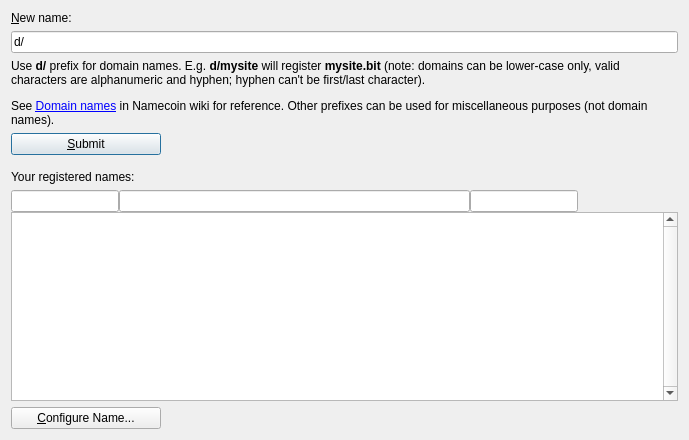
<?xml version="1.0" encoding="UTF-8"?>
<ui version="4.0">
 <class>ManageNamesPage</class>
 <widget class="QWidget" name="ManageNamesPage">
  <property name="geometry">
   <rect>
    <x>0</x>
    <y>0</y>
    <width>689</width>
    <height>440</height>
   </rect>
  </property>
  <property name="windowTitle">
   <string>Manage Names</string>
  </property>
  <layout class="QHBoxLayout" name="horizontalLayout">
   <item>
    <layout class="QVBoxLayout" name="verticalLayout">
     <item>
      <widget class="QLabel" name="label_4">
       <property name="sizePolicy">
        <sizepolicy hsizetype="Preferred" vsizetype="Maximum">
         <horstretch>0</horstretch>
         <verstretch>0</verstretch>
        </sizepolicy>
       </property>
       <property name="text">
        <string>&amp;New name:</string>
       </property>
       <property name="alignment">
        <set>Qt::AlignLeading|Qt::AlignLeft|Qt::AlignVCenter</set>
       </property>
       <property name="buddy">
        <cstring>registerName</cstring>
       </property>
      </widget>
     </item>
     <item>
      <widget class="QValidatedLineEdit" name="registerName">
       <property name="toolTip">
        <string>Enter a name or domain name (prefixed with d/) to be registered via Namecoin.</string>
       </property>
       <property name="text">
        <string notr="true">d/</string>
       </property>
      </widget>
     </item>
     <item>
      <widget class="QLabel" name="label">
       <property name="sizePolicy">
        <sizepolicy hsizetype="Preferred" vsizetype="Preferred">
         <horstretch>0</horstretch>
         <verstretch>0</verstretch>
        </sizepolicy>
       </property>
       <property name="text">
        <string>&lt;html&gt;&lt;head/&gt;&lt;body&gt;&lt;p&gt;Use &lt;span style=&quot; font-weight:600;&quot;&gt;d/&lt;/span&gt; prefix for domain names. E.g. &lt;span style=&quot; font-weight:600;&quot;&gt;d/mysite&lt;/span&gt; will register &lt;span style=&quot; font-weight:600;&quot;&gt;mysite.bit&lt;/span&gt; (note: domains can be lower-case only, valid characters are alphanumeric and hyphen; hyphen can't be first/last character).&lt;/p&gt;&lt;p&gt;See &lt;a href=&quot;http://dot-bit.org/Namespace:Domain_names&quot;&gt;&lt;span style=&quot; text-decoration: underline; color:#0000ff;&quot;&gt;Domain names&lt;/span&gt;&lt;/a&gt; in Namecoin wiki for reference. Other prefixes can be used for miscellaneous purposes (not domain names).&lt;/p&gt;&lt;/body&gt;&lt;/html&gt;</string>
       </property>
       <property name="textFormat">
        <enum>Qt::RichText</enum>
       </property>
       <property name="wordWrap">
        <bool>true</bool>
       </property>
       <property name="openExternalLinks">
        <bool>true</bool>
       </property>
      </widget>
     </item>
     <item>
      <widget class="QPushButton" name="submitNameButton">
       <property name="sizePolicy">
        <sizepolicy hsizetype="Fixed" vsizetype="Fixed">
         <horstretch>0</horstretch>
         <verstretch>0</verstretch>
        </sizepolicy>
       </property>
       <property name="minimumSize">
        <size>
         <width>150</width>
         <height>0</height>
        </size>
       </property>
       <property name="toolTip">
        <string>Confirm the new name action. Sends name_new transaction
to the network and creates a pending name_firstupdate transaction.</string>
       </property>
       <property name="text">
        <string>&amp;Submit</string>
       </property>
       <property name="icon">
        <iconset resource="../bitcoin.qrc">
         <normaloff>:/icons/send</normaloff>:/icons/send</iconset>
       </property>
       <property name="default">
        <bool>true</bool>
       </property>
      </widget>
     </item>
     <item>
      <spacer name="verticalSpacer">
       <property name="orientation">
        <enum>Qt::Vertical</enum>
       </property>
       <property name="sizeType">
        <enum>QSizePolicy::Maximum</enum>
       </property>
       <property name="sizeHint" stdset="0">
        <size>
         <width>20</width>
         <height>12</height>
        </size>
       </property>
      </spacer>
     </item>
     <item>
      <widget class="QLabel" name="label_5">
       <property name="sizePolicy">
        <sizepolicy hsizetype="Preferred" vsizetype="Maximum">
         <horstretch>0</horstretch>
         <verstretch>0</verstretch>
        </sizepolicy>
       </property>
       <property name="text">
        <string>Your registered names:</string>
       </property>
       <property name="alignment">
        <set>Qt::AlignLeading|Qt::AlignLeft|Qt::AlignVCenter</set>
       </property>
       <property name="buddy">
        <cstring>tableView</cstring>
       </property>
      </widget>
     </item>
     <item>
      <layout class="QVBoxLayout" name="verticalLayout_2">
       <property name="spacing">
        <number>0</number>
       </property>
       <item>
        <layout class="QHBoxLayout" name="horizontalLayout_2">
         <property name="spacing">
          <number>0</number>
         </property>
         <item>
          <widget class="QValidatedLineEdit" name="nameFilter">
           <property name="sizePolicy">
            <sizepolicy hsizetype="Fixed" vsizetype="Fixed">
             <horstretch>0</horstretch>
             <verstretch>0</verstretch>
            </sizepolicy>
           </property>
           <property name="toolTip">
            <string>Enter part of name to search for</string>
           </property>
           <property name="text">
            <string notr="true"/>
           </property>
          </widget>
         </item>
         <item>
          <widget class="QValidatedLineEdit" name="valueFilter">
           <property name="toolTip">
            <string>Enter part of value to search for</string>
           </property>
           <property name="text">
            <string notr="true"/>
           </property>
          </widget>
         </item>
         <item>
          <widget class="QValidatedLineEdit" name="addressFilter">
           <property name="sizePolicy">
            <sizepolicy hsizetype="Fixed" vsizetype="Fixed">
             <horstretch>0</horstretch>
             <verstretch>0</verstretch>
            </sizepolicy>
           </property>
           <property name="toolTip">
            <string>Enter Namecoin address (or prefix of it)</string>
           </property>
           <property name="text">
            <string notr="true"/>
           </property>
          </widget>
         </item>
         <item>
          <spacer name="horizontalSpacer_ExpiresIn">
           <property name="orientation">
            <enum>Qt::Horizontal</enum>
           </property>
           <property name="sizeType">
            <enum>QSizePolicy::Fixed</enum>
           </property>
           <property name="sizeHint" stdset="0">
            <size>
             <width>100</width>
             <height>20</height>
            </size>
           </property>
          </spacer>
         </item>
        </layout>
       </item>
       <item>
        <widget class="QTableView" name="tableView">
         <property name="contextMenuPolicy">
          <enum>Qt::CustomContextMenu</enum>
         </property>
         <property name="toolTip">
          <string>Double-click name to configure</string>
         </property>
         <property name="verticalScrollBarPolicy">
          <enum>Qt::ScrollBarAlwaysOn</enum>
         </property>
         <property name="tabKeyNavigation">
          <bool>false</bool>
         </property>
         <property name="alternatingRowColors">
          <bool>true</bool>
         </property>
         <property name="selectionMode">
          <enum>QAbstractItemView::SingleSelection</enum>
         </property>
         <property name="selectionBehavior">
          <enum>QAbstractItemView::SelectRows</enum>
         </property>
         <property name="sortingEnabled">
          <bool>true</bool>
         </property>
         <attribute name="verticalHeaderVisible">
          <bool>false</bool>
         </attribute>
        </widget>
       </item>
      </layout>
     </item>
     <item>
      <widget class="QPushButton" name="configureNameButton">
       <property name="sizePolicy">
        <sizepolicy hsizetype="Fixed" vsizetype="Fixed">
         <horstretch>0</horstretch>
         <verstretch>0</verstretch>
        </sizepolicy>
       </property>
       <property name="minimumSize">
        <size>
         <width>150</width>
         <height>0</height>
        </size>
       </property>
       <property name="toolTip">
        <string>Configure name and submit update operation</string>
       </property>
       <property name="text">
        <string>&amp;Configure Name...</string>
       </property>
       <property name="default">
        <bool>false</bool>
       </property>
      </widget>
     </item>
    </layout>
   </item>
  </layout>
 </widget>
 <customwidgets>
  <customwidget>
   <class>QValidatedLineEdit</class>
   <extends>QLineEdit</extends>
   <header>../../src/qt/qvalidatedlineedit.h</header>
  </customwidget>
 </customwidgets>
 <resources>
  <include location="../bitcoin.qrc"/>
 </resources>
 <connections/>
</ui>
